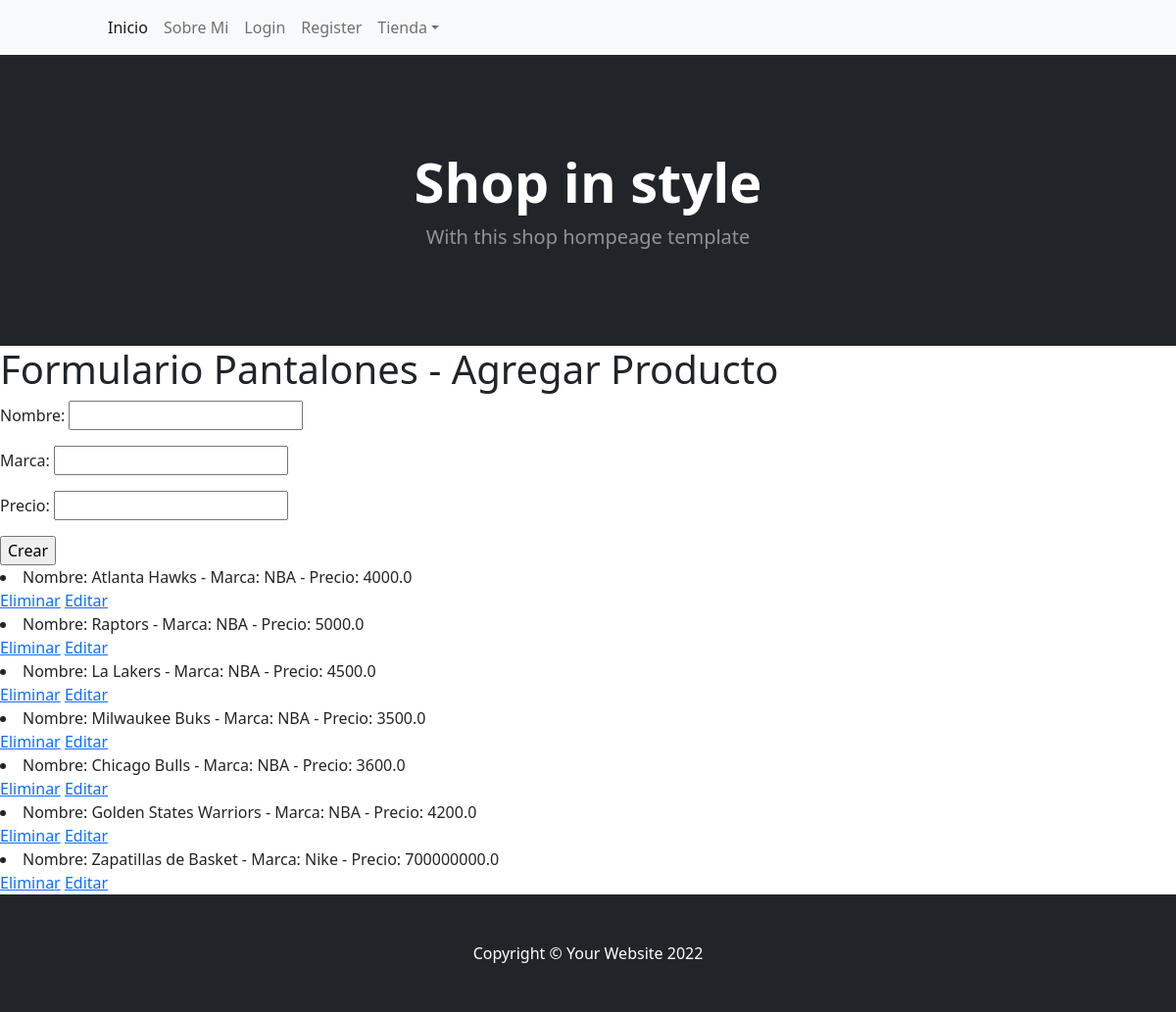
Page /productos/pantalones/ on the earlier database version.
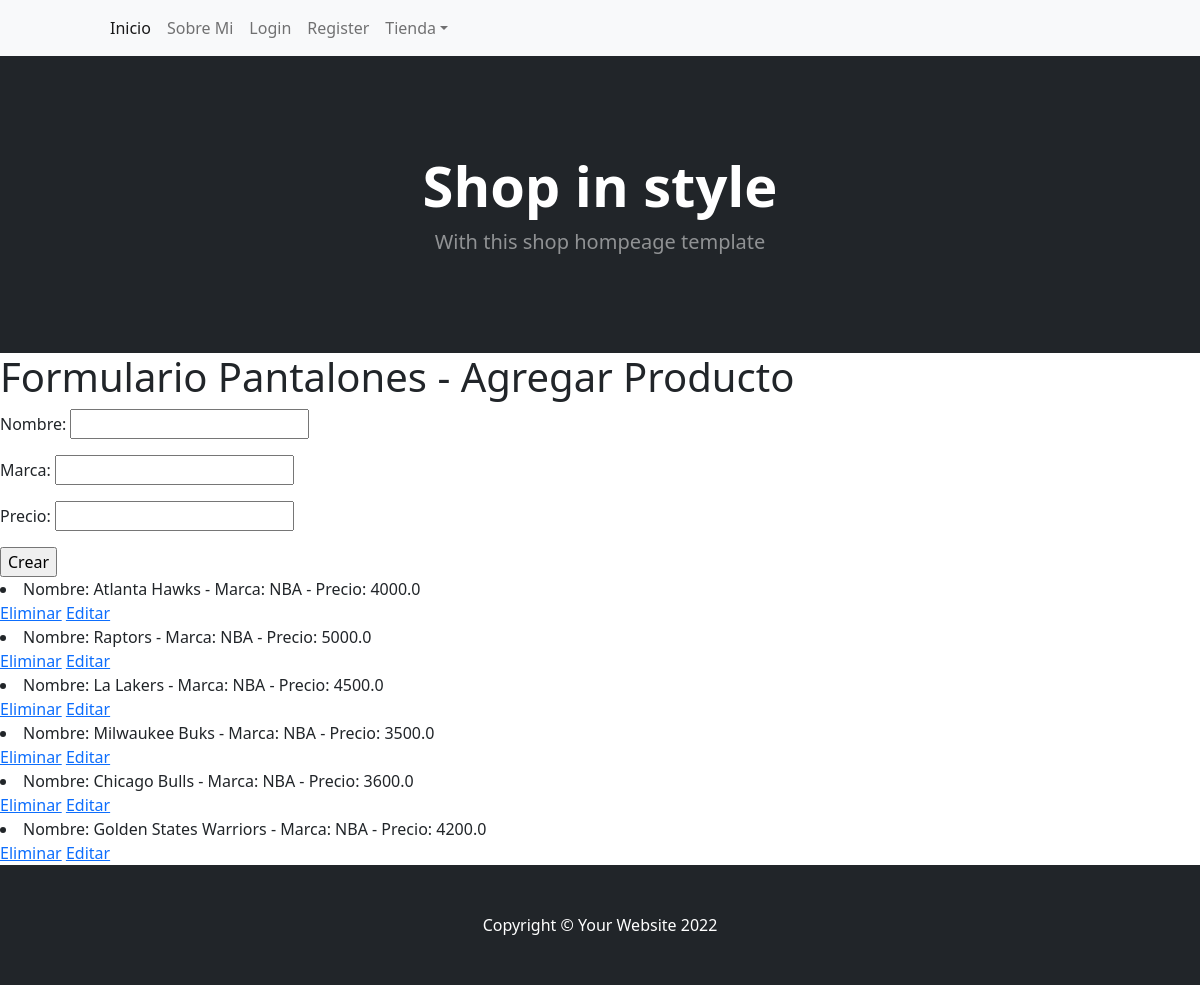
Same page on the later database version.
### productos/models.py (models this page shows)
class pantalones(models.Model):
    nombre = models.CharField(max_length=150)
    marca = models.CharField(max_length=150)
    precio = models.FloatField()
    def __str__(self):
        return f"Nombre: {self.nombre} - Marca: {self.marca} - Precio: {self.precio}"

### productos/views.py (the view, shortened to what this page needs)
# urls.py: path("pantalones/", Pantalones, name="pantalones"),
def Pantalones(request):
    Pantalones = pantalones.objects.all()
    if request.method == "GET":
        formulario = formularioPantalones
        context = {
            "pantalon": Pantalones,
            "formulario": formulario
        }
        return render(request, "productos/pantalones.html", context)

### productos/templates/productos/pantalones.html (shortened to what this page needs)
<!DOCTYPE html>
<html lang="en">
    <head>
        {% load static %}
        <link href="https://cdn.jsdelivr.net/npm/bootstrap-icons@1.5.0/font/bootstrap-icons.css" rel="stylesheet" />
        <link href="{% static 'productos/css/styles.css' %}" rel="stylesheet" />
    </head>
    <body>
        <nav class="navbar navbar-expand-lg navbar-light bg-light">
            <div class="container px-4 px-lg-5">
                <div class="collapse navbar-collapse" id="navbarSupportedContent">
                    <ul class="navbar-nav me-auto mb-2 mb-lg-0 ms-lg-4">
                        <li class="nav-item"><a class="nav-link active" aria-current="page" href="/productos/">Inicio</a></li>
                        <li class="nav-item"><a class="nav-link" href="#!">Sobre Mi</a></li>
                        <li class="nav-item"><a class="nav-link" href="/auth/login/">Login</a></li>
                        <li class="nav-item"><a class="nav-link" href="/auth/register/">Register</a></li>
                        <li class="nav-item dropdown">
                            <a class="nav-link dropdown-toggle" id="navbarDropdown" href="#" role="button" data-bs-toggle="dropdown" aria-expanded="false">Tienda</a>
                        </li>
                    </ul>
                </div>
            </div>
        </nav>
        <header class="bg-dark py-5">
            <div class="container px-4 px-lg-5 my-5">
                <div class="text-center text-white">
                    <h1 class="display-4 fw-bolder">Shop in style</h1>
                    <p class="lead fw-normal text-white-50 mb-0">With this shop hompeage template</p>
                </div>
            </div>
        </header>
        <div>
            <h1>Formulario Pantalones - Agregar Producto</h1>
                <form " method="post">{% csrf_token %}
                    {{ formulario.as_p }}
                    <input type="submit" value="Crear">
                </form>
                {% for p in pantalon %}
                    <li>{{p}}</li> <a href="{%url 'EliminarPantalones' p.id %}">Eliminar</a>
                    <a href="{%url 'EditarPantalones' p.id %}">Editar</a>
                {% endfor %}
        <footer class="py-5 bg-dark">
            <div class="container"><p class="m-0 text-center text-white">Copyright &copy; Your Website 2022</p></div>
        </footer>
    </body>
</html>

Differences in the rows shown:
removed pantalones: nombre+marca+precio "Nombre: Zapatillas de Basket - Marca: Nike - Precio: 700000000.0"
